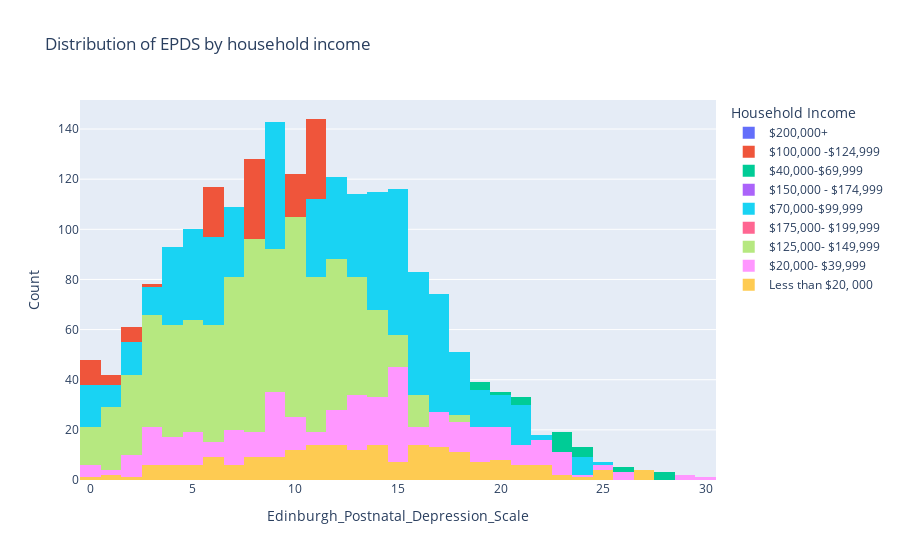

Notebook source saved alongside this figure:
### Code cell
import plotly.express as px

#get unique categories of income
categories = mental_health['Household_Income'].unique()

for i  in categories:
  df= mental_health[mental_health['Household_Income']==i]
  fig= px.histogram(mental_health, x='Edinburgh_Postnatal_Depression_Scale', color='Household_Income',
                   title='Distribution of EPDS by household income',
                    hover_data= mental_health.columns)


fig.update_layout(
    xaxis_title="Edinburgh_Postnatal_Depression_Scale",
    yaxis_title="Count",
    legend_title="Household Income",
    barmode= 'overlay'   #overlay histogram fro better comparison.
)

fig.show()

### Figure 1 — Plotly figure (JSON) as saved in the notebook; plotly's stock layout.template omitted (floating-point values rounded to 4 significant figures; data arrays with more than 128 entries replaced by an {"elided": "..."} marker saying what was removed)
{"data": [{"bingroup": "x", "hovertemplate": "Household_Income=$200,000+<br>Edinburgh_Postnatal_Depression_Scale=%{x}<br>count=%{y}<extra></extra>", "legendgroup": "$200,000+", "marker": {"color": "#636efa", "pattern": {"shape": ""}}, "name": "$200,000+", "orientation": "v", "showlegend": true, "type": "histogram", "x": {"elided": "977 float values"}, "xaxis": "x", "yaxis": "y"}, {"bingroup": "x", "hovertemplate": "Household_Income=$100,000 -$124,999<br>Edinburgh_Postnatal_Depression_Scale=%{x}<br>count=%{y}<extra></extra>", "legendgroup": "$100,000 -$124,999", "marker": {"color": "#EF553B", "pattern": {"shape": ""}}, "name": "$100,000 -$124,999", "orientation": "v", "showlegend": true, "type": "histogram", "x": {"elided": "1886 float values"}, "xaxis": "x", "yaxis": "y"}, {"bingroup": "x", "hovertemplate": "Household_Income=$40,000-$69,999<br>Edinburgh_Postnatal_Depression_Scale=%{x}<br>count=%{y}<extra></extra>", "legendgroup": "$40,000-$69,999", "marker": {"color": "#00cc96", "pattern": {"shape": ""}}, "name": "$40,000-$69,999", "orientation": "v", "showlegend": true, "type": "histogram", "x": {"elided": "1348 float values"}, "xaxis": "x", "yaxis": "y"}, {"bingroup": "x", "hovertemplate": "Household_Income=$150,000 - $174,999<br>Edinburgh_Postnatal_Depression_Scale=%{x}<br>count=%{y}<extra></extra>", "legendgroup": "$150,000 - $174,999", "marker": {"color": "#ab63fa", "pattern": {"shape": ""}}, "name": "$150,000 - $174,999", "orientation": "v", "showlegend": true, "type": "histogram", "x": {"elided": "1115 float values"}, "xaxis": "x", "yaxis": "y"}, {"bingroup": "x", "hovertemplate": "Household_Income=$70,000-$99,999<br>Edinburgh_Postnatal_Depression_Scale=%{x}<br>count=%{y}<extra></extra>", "legendgroup": "$70,000-$99,999", "marker": {"color": "#19d3f3", "pattern": {"shape": ""}}, "name": "$70,000-$99,999", "orientation": "v", "showlegend": true, "type": "histogram", "x": {"elided": "2006 float values"}, "xaxis": "x", "yaxis": "y"}, {"bingroup": "x", "hovertemplate": "Household_Income=$175,000- $199,999<br>Edinburgh_Postnatal_Depression_Scale=%{x}<br>count=%{y}<extra></extra>", "legendgroup": "$175,000- $199,999", "marker": {"color": "#FF6692", "pattern": {"shape": ""}}, "name": "$175,000- $199,999", "orientation": "v", "showlegend": true, "type": "histogram", "x": {"elided": "641 float values"}, "xaxis": "x", "yaxis": "y"}, {"bingroup": "x", "hovertemplate": "Household_Income=$125,000- $149,999<br>Edinburgh_Postnatal_Depression_Scale=%{x}<br>count=%{y}<extra></extra>", "legendgroup": "$125,000- $149,999", "marker": {"color": "#B6E880", "pattern": {"shape": ""}}, "name": "$125,000- $149,999", "orientation": "v", "showlegend": true, "type": "histogram", "x": {"elided": "1315 float values"}, "xaxis": "x", "yaxis": "y"}, {"bingroup": "x", "hovertemplate": "Household_Income=$20,000- $39,999<br>Edinburgh_Postnatal_Depression_Scale=%{x}<br>count=%{y}<extra></extra>", "legendgroup": "$20,000- $39,999", "marker": {"color": "#FF97FF", "pattern": {"shape": ""}}, "name": "$20,000- $39,999", "orientation": "v", "showlegend": true, "type": "histogram", "x": {"elided": "561 float values"}, "xaxis": "x", "yaxis": "y"}, {"bingroup": "x", "hovertemplate": "Household_Income=Less than $20, 000<br>Edinburgh_Postnatal_Depression_Scale=%{x}<br>count=%{y}<extra></extra>", "legendgroup": "Less than $20, 000", "marker": {"color": "#FECB52", "pattern": {"shape": ""}}, "name": "Less than $20, 000", "orientation": "v", "showlegend": true, "type": "histogram", "x": {"elided": "219 float values"}, "xaxis": "x", "yaxis": "y"}], "layout": {"barmode": "overlay", "legend": {"title": {"text": "Household Income"}, "tracegroupgap": 0}, "title": {"text": "Distribution of EPDS by household income"}, "xaxis": {"anchor": "y", "domain": [0, 1], "title": {"text": "Edinburgh_Postnatal_Depression_Scale"}}, "yaxis": {"anchor": "x", "domain": [0, 1], "title": {"text": "Count"}}}}
